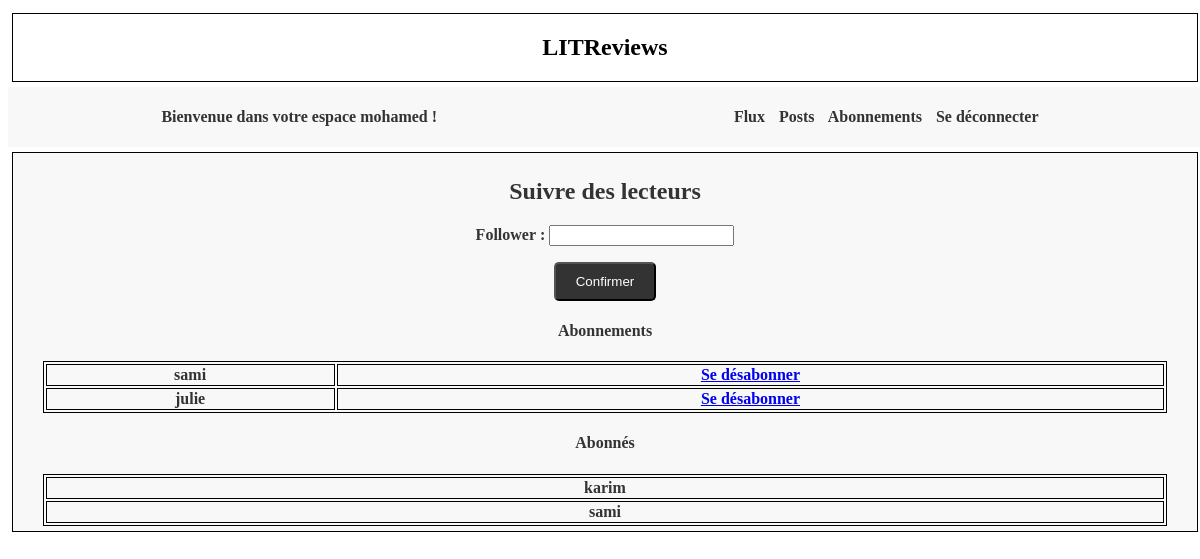
/followusers/ (signed in), run on an earlier commit of the app's database.
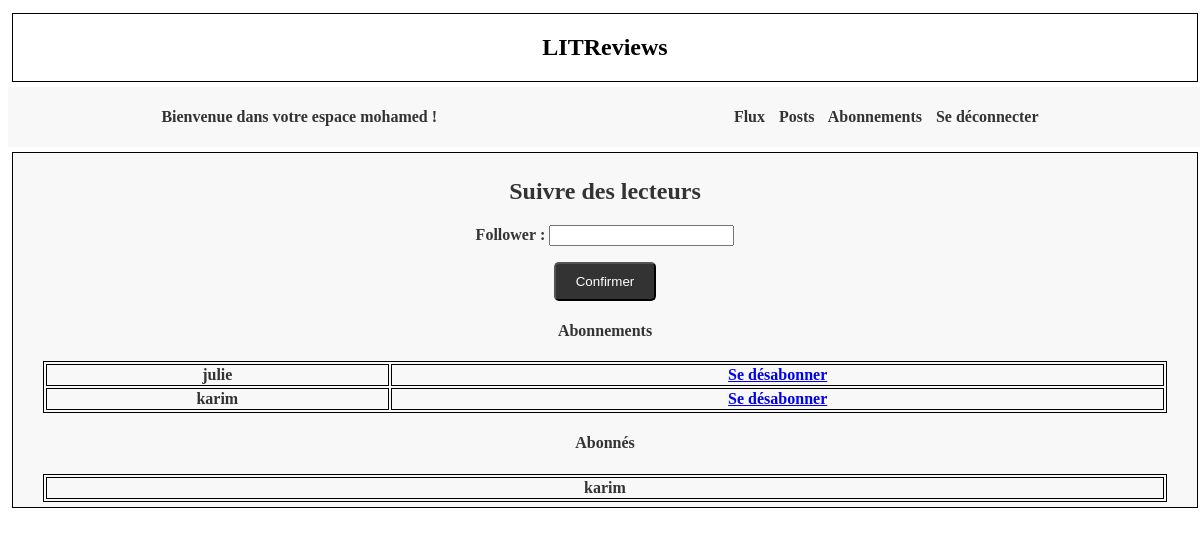
And on a later commit of the database.
### flux/models.py (models this page shows, shortened)
class UserFollows(models.Model):
    user = models.ForeignKey(
        to=settings.AUTH_USER_MODEL,
        on_delete=models.CASCADE,
        related_name="following"
    )
    followed_user = models.ForeignKey(
        to=settings.AUTH_USER_MODEL,
        on_delete=models.CASCADE,
        related_name="followed_by",
    )
    objects = models.Manager()  # Ajout du gestionnaire d'objets par défaut
    class Meta:
        unique_together = (
            "user",
            "followed_user",
        )

### authentication/models.py (models this page shows, shortened)
class User(AbstractUser):
    AUTHOR = "AUTHOR"
    FOLLOWER = "FOLLOWER"
    ROLE_CHOICES = (
        (AUTHOR, "Auteur"),
        (FOLLOWER, "Abonné"),
    )
    profile_photo = models.ImageField(verbose_name="Image de profil")
    role = models.CharField(max_length=30,
                            choices=ROLE_CHOICES, verbose_name="Rôle")

### flux/views.py (the view)
# urls.py: path("followusers/", follow_users, name="follow_users"),
@login_required
def follow_users(request):
    context = {}
    if request.method == "POST":
        form = FollowUsersForm(request.POST)
        if form.is_valid():
            follower = form.cleaned_data["follower"]
            try:
                user = User.objects.get(username__exact=follower)
            except User.DoesNotExist:
                user = None
            if user and user != request.user:  # Vérification si l'utilisateur n'est pas lui-même
                UserFollows.objects.create(user=request.user, followed_user=user)
                return redirect("follow_users")
            else:
                messages.error(request, "Vous ne pouvez pas vous abonner à vous-même.")
    else:
        form = FollowUsersForm()
    context["form"] = form
    context["following"] = UserFollows.objects.filter(user=request.user)
    context["followed_by"] = UserFollows.objects.filter(followed_user=request.user)
    return render(request, "flux/follow_users.html", context)

### flux/forms.py
class FollowUsersForm(forms.Form):
    follower = forms.CharField(max_length=100)

### flux/templates/flux/follow_users.html (shortened to what this page needs)
{% extends 'base.html' %}
{% load static %}
{% block content %}
<link rel="stylesheet" href="{% static 'style.css' %}">
    <h2>Suivre des lecteurs</h2>
    <form method="post">
        {{ form.as_p }}
        <p><input type="submit" class="button" value="Confirmer"></p>
    </form>
    <div class="Abonnements">
        <h4>Abonnements</h4>
        <table style="width: 100%;">
            {% for user in following %}
            <tr>
                <td>{{ user.followed_user.username }}</td>
                <td><a href="{% url 'delete_follow' user.followed_user.id %}">Se désabonner</a> </td>
            </tr>
            {% endfor %}
        </table>
    </div>
    <div class="Abonnes">
        <h4>Abonnés</h4>
        <table style="width: 100%;">
            {% for user in followed_by %}
            <tr>
                <td>{{ user.user.username }}</td>
            </tr>
            {% endfor %}
        </table>
    </div>
{% endblock content %}

What changed in the data, as far as the page shows it:
removed UserFollows: followed_user.username "sami", shown under "Abonnements"
removed UserFollows: user.username "sami", shown under "Abonnés"
added UserFollows: followed_user.username "karim", shown under "Abonnements"
